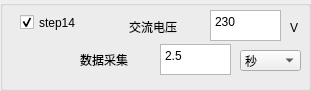
  <widget class="QGroupBox" name="groupBox_17">
   <property name="geometry">
    <rect>
     <x>590</x>
     <y>420</y>
     <width>311</width>
     <height>91</height>
    </rect>
   </property>
   <property name="title">
    <string/>
   </property>
   <widget class="QLabel" name="label_182">
    <property name="geometry">
     <rect>
      <x>290</x>
      <y>20</y>
      <width>16</width>
      <height>16</height>
     </rect>
    </property>
    <property name="text">
     <string>V</string>
    </property>
   </widget>
   <widget class="QCheckBox" name="checkBox_S14">
    <property name="geometry">
     <rect>
      <x>20</x>
      <y>12</y>
      <width>91</width>
      <height>21</height>
     </rect>
    </property>
    <property name="text">
     <string>step14</string>
    </property>
    <property name="checked">
     <bool>true</bool>
    </property>
   </widget>
   <widget class="QLabel" name="label_183">
    <property name="geometry">
     <rect>
      <x>129</x>
      <y>17</y>
      <width>71</width>
      <height>20</height>
     </rect>
    </property>
    <property name="text">
     <string>交流电压</string>
    </property>
   </widget>
   <widget class="QTextEdit" name="textEdit_S14_TIME">
    <property name="geometry">
     <rect>
      <x>160</x>
      <y>44</y>
      <width>71</width>
      <height>31</height>
     </rect>
    </property>
    <property name="html">
     <string>&lt;!DOCTYPE HTML PUBLIC &quot;-//W3C//DTD HTML 4.0//EN&quot; &quot;http://www.w3.org/TR/REC-html40/strict.dtd&quot;&gt;
&lt;html&gt;&lt;head&gt;&lt;meta name=&quot;qrichtext&quot; content=&quot;1&quot; /&gt;&lt;style type=&quot;text/css&quot;&gt;
p, li { white-space: pre-wrap; }
&lt;/style&gt;&lt;/head&gt;&lt;body style=&quot; font-family:'宋体'; font-size:10pt; font-weight:400; font-style:normal;&quot;&gt;
&lt;p style=&quot; margin-top:0px; margin-bottom:0px; margin-left:0px; margin-right:0px; -qt-block-indent:0; text-indent:0px;&quot;&gt;&lt;span style=&quot; font-family:'SimSun'; font-size:9pt;&quot;&gt;2.5&lt;/span&gt;&lt;/p&gt;&lt;/body&gt;&lt;/html&gt;</string>
    </property>
   </widget>
   <widget class="QTextEdit" name="textEdit_S14_AC_VOLT">
    <property name="geometry">
     <rect>
      <x>210</x>
      <y>10</y>
      <width>71</width>
      <height>31</height>
     </rect>
    </property>
    <property name="html">
     <string>&lt;!DOCTYPE HTML PUBLIC &quot;-//W3C//DTD HTML 4.0//EN&quot; &quot;http://www.w3.org/TR/REC-html40/strict.dtd&quot;&gt;
&lt;html&gt;&lt;head&gt;&lt;meta name=&quot;qrichtext&quot; content=&quot;1&quot; /&gt;&lt;style type=&quot;text/css&quot;&gt;
p, li { white-space: pre-wrap; }
&lt;/style&gt;&lt;/head&gt;&lt;body style=&quot; font-family:'宋体'; font-size:10pt; font-weight:400; font-style:normal;&quot;&gt;
&lt;p style=&quot; margin-top:0px; margin-bottom:0px; margin-left:0px; margin-right:0px; -qt-block-indent:0; text-indent:0px;&quot;&gt;&lt;span style=&quot; font-family:'SimSun'; font-size:9pt;&quot;&gt;230&lt;/span&gt;&lt;/p&gt;&lt;/body&gt;&lt;/html&gt;</string>
    </property>
   </widget>
   <widget class="QLabel" name="label_184">
    <property name="geometry">
     <rect>
      <x>80</x>
      <y>50</y>
      <width>71</width>
      <height>20</height>
     </rect>
    </property>
    <property name="text">
     <string>数据采集</string>
    </property>
   </widget>
   <widget class="QComboBox" name="comboBox_S14_TIME">
    <property name="geometry">
     <rect>
      <x>240</x>
      <y>50</y>
      <width>61</width>
      <height>21</height>
     </rect>
    </property>
    <item>
     <property name="text">
      <string>秒</string>
     </property>
    </item>
    <item>
     <property name="text">
      <string>毫秒</string>
     </property>
    </item>
    <item>
     <property name="text">
      <string>分钟</string>
     </property>
    </item>
   </widget>
  </widget>
